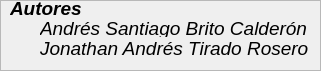
   <widget class="QFrame" name="frame_21">
    <property name="geometry">
     <rect>
      <x>430</x>
      <y>540</y>
      <width>321</width>
      <height>71</height>
     </rect>
    </property>
    <property name="frameShape">
     <enum>QFrame::StyledPanel</enum>
    </property>
    <property name="frameShadow">
     <enum>QFrame::Raised</enum>
    </property>
    <widget class="QLabel" name="label_37">
     <property name="geometry">
      <rect>
       <x>10</x>
       <y>0</y>
       <width>81</width>
       <height>17</height>
      </rect>
     </property>
     <property name="font">
      <font>
       <pointsize>14</pointsize>
       <weight>75</weight>
       <italic>true</italic>
       <bold>true</bold>
      </font>
     </property>
     <property name="text">
      <string>Autores</string>
     </property>
    </widget>
    <widget class="QLabel" name="label_43">
     <property name="geometry">
      <rect>
       <x>40</x>
       <y>20</y>
       <width>291</width>
       <height>17</height>
      </rect>
     </property>
     <property name="font">
      <font>
       <pointsize>14</pointsize>
       <weight>50</weight>
       <italic>true</italic>
       <bold>false</bold>
      </font>
     </property>
     <property name="text">
      <string>Andrés Santiago Brito Calderón</string>
     </property>
    </widget>
    <widget class="QLabel" name="label_50">
     <property name="geometry">
      <rect>
       <x>40</x>
       <y>40</y>
       <width>291</width>
       <height>17</height>
      </rect>
     </property>
     <property name="font">
      <font>
       <pointsize>14</pointsize>
       <weight>50</weight>
       <italic>true</italic>
       <bold>false</bold>
      </font>
     </property>
     <property name="text">
      <string>Jonathan Andrés Tirado Rosero</string>
     </property>
    </widget>
   </widget>
